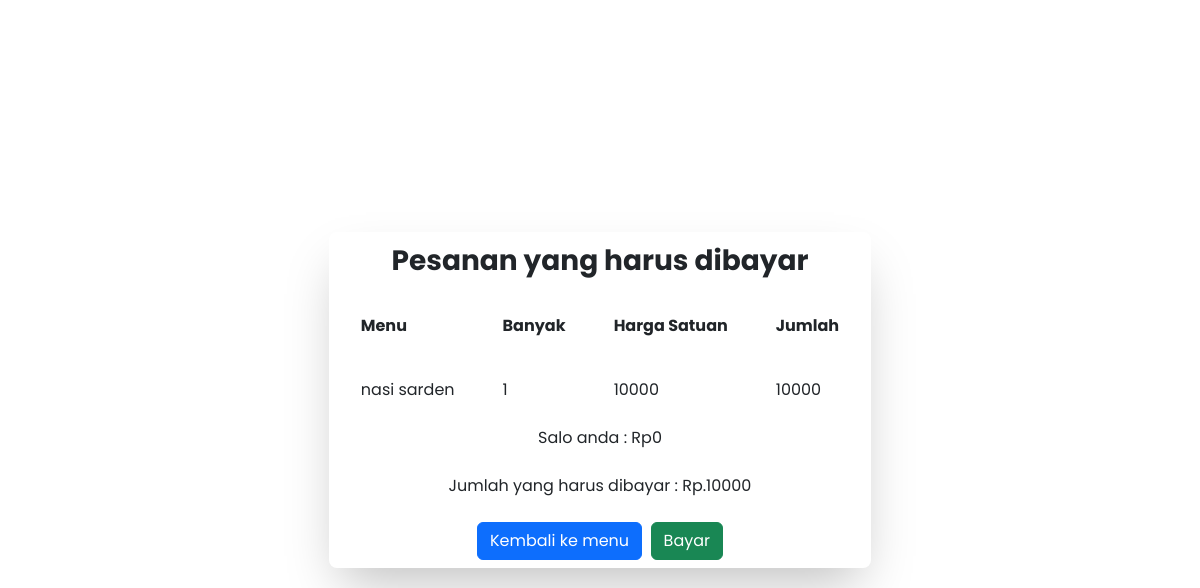
The app's page /src/adminDetail.php?id=2, older data.
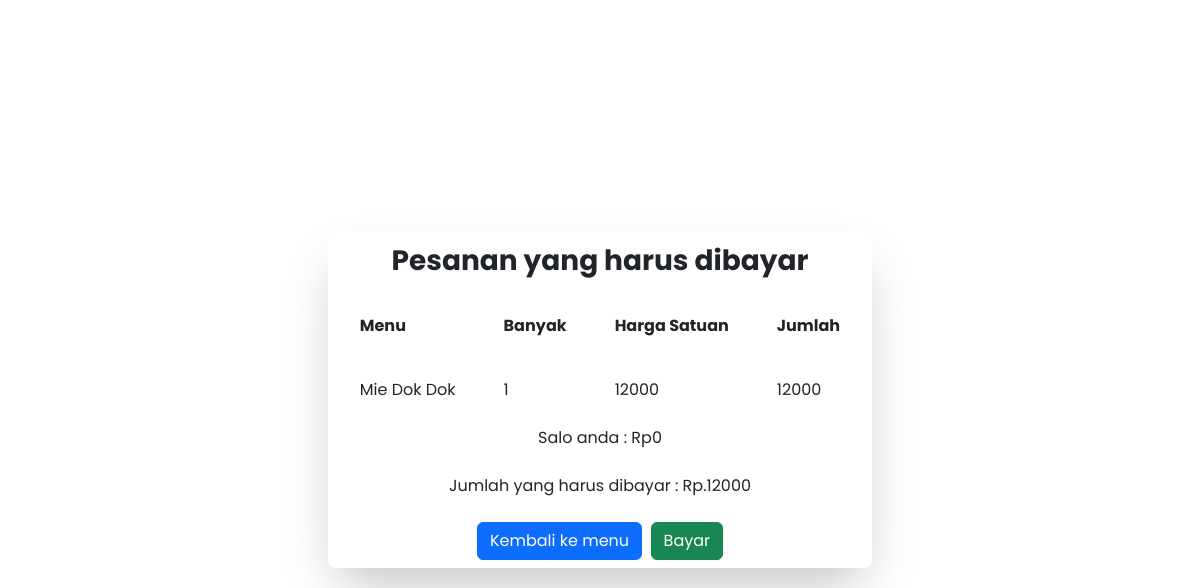
The same page, newer data.
### tables this page shows
CREATE TABLE `menu` (
  `id_menu` int(11) NOT NULL,
  `nama_menu` varchar(200) NOT NULL,
  `harga` bigint(20) NOT NULL,
  `images` varchar(100) NOT NULL
);

### src/adminDetail.php (the view, shortened to what this page needs)
<?php
require_once('dbLogin.php');
$id = $_GET['id'];
?>
<!DOCTYPE html>
<html lang="en">
<head>
    <script src="https://cdn.tailwindcss.com"></script>
    <link href="https://cdn.jsdelivr.net/npm/bootstrap@5.2.1/dist/css/bootstrap.min.css" rel="stylesheet">
</head>
<body>
    <div class="d-flex">
        <div class=" d-flex justify-content-center align-items-center h-screen w-screen">
            <div>
                <div class="overflow-x-auto relative shadow-2xl sm:rounded-lg p-2">
                    <p class="fw-bold fs-3 text-center mb-3">Pesanan yang harus dibayar</p>
                    <table class="w-full text-md text-left">
                        <thead>
                            <tr>
                                <th scope="col" class="py-3 px-6">Menu</th>
                                <th scope="col" class="py-3 px-6">Banyak</th>
                                <th scope="col" class="py-3 px-6">Harga Satuan</th>
                                <th scope="col" class="py-3 px-6">Jumlah</th>
                            </tr>
                        </thead>
                        <tbody>
                            <?php
                            $saldo = 0;
                            $jumlah_harga = 0;
                            if (is_array($_SESSION['cart'])) {
                                foreach ($_SESSION['cart'] as $id => $banyak) {
                                    $query = " SELECT * FROM menu WHERE id_menu='" . $id . "'";
                                    $result = $db->query($query);
                                    while ($row = $result->fetch_object()) {
                                        echo '<tr>';
                                        echo '<td class="py-4 px-6">' . $row->nama_menu . '</td>';
                                        echo '<td class="py-4 px-6">' . $banyak . '</td>';
                                        $harga = $row->harga;
                                        echo '<td class="py-4 px-6">' . $harga . '</td>';
                                        echo '<td class="py-4 px-6">' . $harga * $banyak . '</td></tr>';
                                        $jumlah_harga = $jumlah_harga + ($row->harga * $banyak);
                                    }
                                }
                            } else {
                                echo '<tr><td colspan="6" align="center">There is no item in shopping cart</td></tr>';
                            }
                            ?>
                        </tbody>
                    </table>
                    <div class="text-center"><?php echo 'Salo anda : Rp' . $saldo . '' ?></div><br>
                    <div class="text-center"><?php echo 'Jumlah yang harus dibayar : Rp.' . $jumlah_harga . '' ?></div><br>
                    <div class="d-flex justify-content-center item-align-center w-auto h-auto">
                        <a class="btn btn-primary" href="rumah.php">Kembali ke menu</a>&nbsp;&nbsp;
                        <a class="btn btn-success" href="success.php">Bayar</a>
                    </div>
                </div>
            </div>
        </div>
    </div>
</body>
</html>

### src/adminDetail.php (style rules this page uses)
* { font-family: 'Poppins', sans-serif; }

Row changes from the older to the newer data that the page shows:
removed menu: nama_menu "nasi sarden", banyak "1", harga "10000", $harga*$banyak "10000"
added menu: nama_menu "Mie Dok Dok", banyak "1", harga "12000", $harga*$banyak "12000"
Text that changed along with them:
$jumlah_harga: "10000" → "12000"
